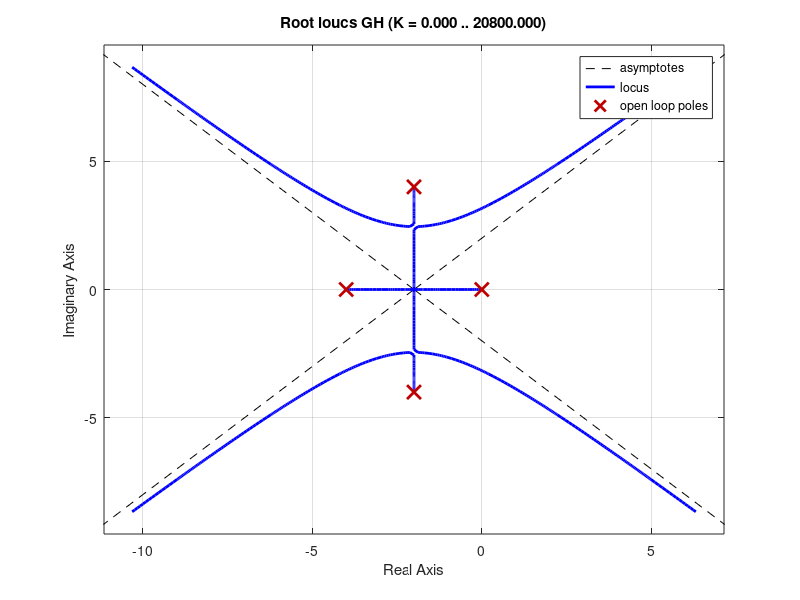

This chart was generated by the following MATLAB code:
% MAY 2 2017

% build tf
s = tf('s'); 

GH = 1/(s * (s + 4) * (s^2 + 4*s + 20)); 

% another way to do tf
num = 1; 
den = [1 8 36 80 0]; 
GH2 = tf(num, den);

% another method
GH3 = zpk([], [0, -4, -2+4i, -2-4i], 1); 

% see poles and zeros
% ploe(GH); 
% zero(GH);
% pzmap(GH); 

%% plot pzmap of colsed loop system
% 
% for k = 1:10:101
%     pzmap(feedback(GH*k,1)); 
%     hold on; 
% end

% easier method
rlocus(GH); 


% control system toolbox in Matlab
% sisotool(GH); 
% GH_stacked = stack(1, GH1, GH2);  % use to design compensator for some
% TF's